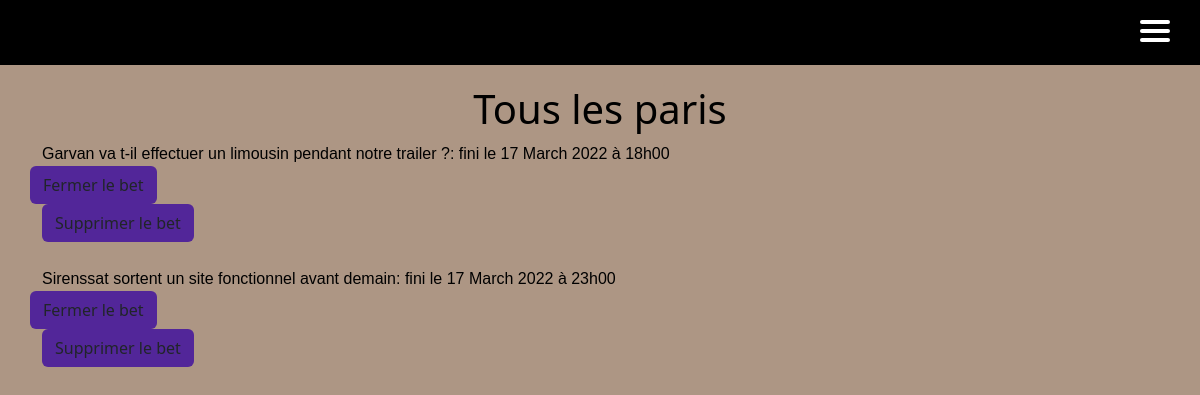
The page /staff/betSuperUser/ (signed in) on the database as committed earlier.
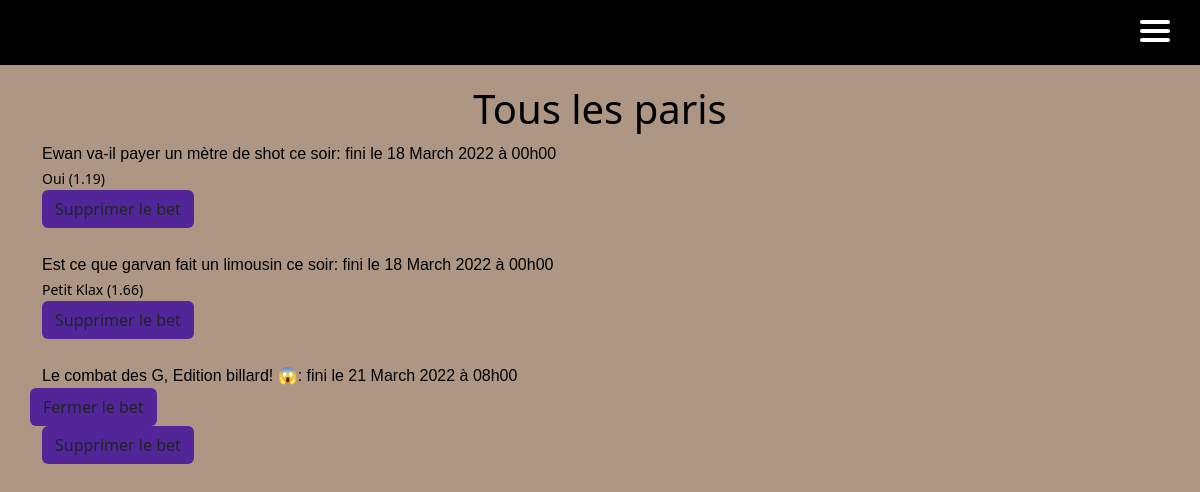
The same page on the database as committed later.
### main_app/models.py (models this page shows)
class Bets(models.Model):
    id = models.AutoField(primary_key=True, unique=True)
    bet_name = models.CharField(max_length=256, unique=True)
    win_rate = models.DecimalField(max_digits=4, decimal_places=2, default=2.00)
    win_vote = models.IntegerField(default=0)
    win_gains = models.DecimalField(max_digits=12, decimal_places=2, default=1.00)
    win_name = models.CharField(max_length=128, null=False, default="Oui")
    lose_rate = models.DecimalField(max_digits=4, decimal_places=2, default=2.00)
    lose_vote = models.IntegerField(default=0)
    lose_gains = models.DecimalField(max_digits=12, decimal_places=2, default=1.00)
    lose_name = models.CharField(max_length=128, null=False, default="Non")
    created = models.DateTimeField(auto_now_add=True)
    ended = models.DateTimeField(help_text='YYYY-MM-DD HH:MM:SS')
    visible = models.BooleanField(default=False)
    closed_bet = models.BooleanField(default=False)
    RESULT = (
        ('W', 'Win'),
        ('L', 'Lose')
    )
    result = models.CharField(max_length=1, choices=RESULT, blank=False)

### main_app/views.py (the view)
# urls.py: path("staff/betSuperUser/", views.suBets, name="suBets"),
def suBets(request):
    try:
        user = User.objects.get(pk=request.user.id)
    except User.DoesNotExist:
        user = None
    if user is not None:
        bets = Bets.objects.all()
        return render(request, "bets/suBets.html", {"user": user, "bets": bets})
    else:
        messages.error(request, "Vous devez être connecté")

### templates/bets/suBets.html (shortened to what this page needs)
{% extends 'main.html' %}
{% block content %}
{% load bootstrap5 %}
{% bootstrap_css %}
{% include 'nav.html' %}
{% if user.is_superuser %}
    <div class="container">
        <h1 style="text-align: center; margin-top:20px">Tous les paris</h1>
        {% for bet in bets %}
            <a style="font-family: Arial,sans-serif" href="{% url "suCheckBet" id_bet=bet.id %}">
                {{ bet.bet_name }}: fini le {{bet.ended | date:"d"}} {{bet.ended  | date:"F"}} {{bet.ended  | date:"o"}} à {{bet.ended | date:"H"}}h{{bet.ended | date:"i"}}
            </a> <br>
            {% if not bet.closed_bet %}
                <a class="row btn" style="background-color: #522699" href="{% url "closeBet" id_bet=bet.id %}" id="closeBet{{ bet.id }}">
                    Fermer le bet
                </a> <br>
            {% else %}
                {% if bet.result %}
                    {% if bet.result == "W" %}
                        <small>{{ bet.win_name }} ({{ bet.win_rate }})</small> <br>
                    {% else %}
                        <small>{{ bet.lose_name }} ({{ bet.lose_rate }})</small> <br>
                    {% endif %}
                {% endif %}
            {% endif %}
            <a class="col btn" style="background-color: #522699" href="{% url "deleteBet" id_bet=bet.id %}" id="deleteBet{{ bet.id }}">
                Supprimer le bet
            </a> <br><br>
        {% endfor %}
    </div>
{% endif %}
{% endblock %}

Rows that differ between the two databases and show on the page:
removed Bets: bet_name "Garvan va t-il effectuer un limousin pendant notre trailer ?", ended "17", ended "March", ended "2022", ended "18", ended "00"
removed Bets: bet_name "Sirenssat sortent un site fonctionnel avant demain", ended "17", ended "March", ended "2022", ended "23", ended "00"
added Bets: bet_name "Ewan va-il payer un mètre de shot ce soir", ended "18", ended "March", ended "2022", ended "00", win_name "Oui", win_rate "1.19"
added Bets: bet_name "Est ce que garvan fait un limousin ce soir", ended "18", ended "March", ended "2022", ended "00", lose_name "Petit Klax", lose_rate "1.66"
added Bets: bet_name "Le combat des G, Edition billard! 😱", ended "21", ended "March", ended "2022", ended "08", ended "00"
